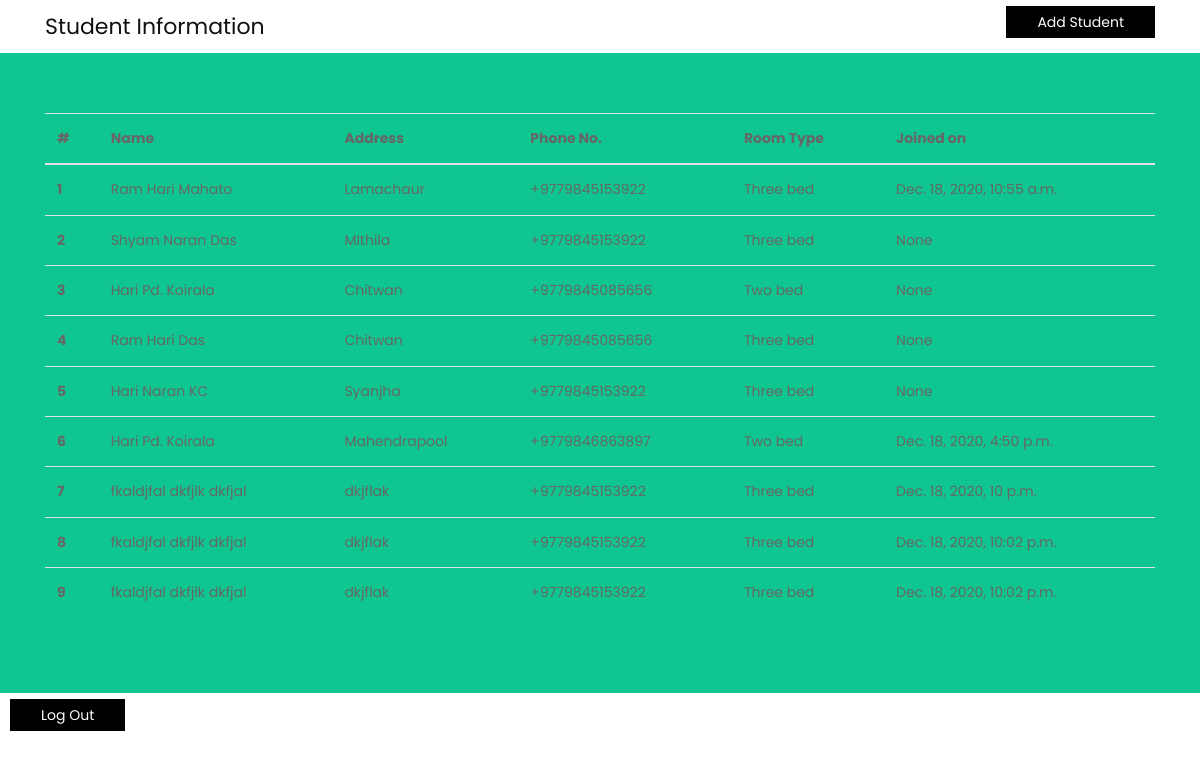
The page /student_info/ (signed in) on the database its author committed.
### hostel/models.py (models this page shows, shortened)
class Student(models.Model):
    ROOM_CHOICES = (
        ('Two bed', 'TWO'),
        ('Three bed', 'THREE')
    )
    first_name = models.CharField(max_length=50)
    middle_name = models.CharField(max_length=50, blank=True)
    last_name = models.CharField(max_length=50)
    address = models.CharField(max_length=50)
    phone = PhoneNumberField(null=True)
    entry_on = models.DateTimeField(editable=False, null=True)
    room = models.CharField(max_length=10, choices=ROOM_CHOICES, null=True)

### hostel/views.py (the view)
# urls.py: path('student_info/', views.database, name='student'),
def database(request):
    if request.method == 'POST':
        form = StudentForm(request.POST)
        if form.is_valid():
            print('i am valid')
            form.save()
    students = Student.objects.all()
    context = {
        'students': students
    }
    return render(request, 'database.html', context=context)

### hostel/templates/database.html
{% extends 'base.html' %}
{% load static %}
{% block page_content %}
{% if user.is_authenticated %}
<div class="container">
    <div class="row" style="margin-top: 10px;">
        <div class="col">
            <h2>Student Information</h2>
        </div>
        <div class="col-md-auto" >
            <a
                href="{% url 'addstudent' %}"
                class='student'
            >
                Add Student
            </a>
        </div>
    </div>
</div>
<div id='testimonial' class="testimonial" style="margin-bottom: 10px;">
    <div class="container">
        <table class="table">
            <thead>
            <tr>
                <th scope="col">#</th>
                <th scope="col">Name</th>
                <th scope="col">Address</th>
                <th scope="col">Phone No.</th>
                <th scope="col">Room Type</th>
                <th scope="col">Joined on</th>
            </tr>
            </thead>
            <tbody>
            {% for student in students %}
            <tr>
                <th scope="row">{{ forloop.counter }}</th>
                <td>{{ student.first_name }} {% if student.middle_name %}{{ student.middle_name }}{% endif %} {{ student.last_name }}</td>
                <td>{{ student.address }}</td>
                <td>{{ student.phone}}</td>
                <td>{{ student.room }}</td>
                <td>{{ student.entry_on }}</td>
            </tr>
            {% endfor %}
            </tbody>
        </table>
    </div>
</div>
{% endif %}
<a class="student" href="{% url 'logout' %}" style="margin: 10px;">Log Out</a>
{% endblock %}

### hostel/templates/base.html (shortened to what this page needs)
{% load static %}
<!DOCTYPE html>
<html lang="en">
    <head>
        <link rel="stylesheet" href="{% static 'css/bootstrap.min.css' %}">
        <link rel="stylesheet" href="{% static 'css/style.css' %}">
        <link rel="stylesheet" href="{% static 'css/responsive.css' %}">
        <link rel="stylesheet" href="{% static 'css/jquery.mCustomScrollbar.min.css' %}">
        <link rel="stylesheet" href="https://netdna.bootstrapcdn.com/font-awesome/4.0.3/css/font-awesome.css">
        <link rel="stylesheet" href="https://cdnjs.cloudflare.com/ajax/libs/fancybox/2.1.5/jquery.fancybox.min.css" media="screen">
    </head>
    <body>
        {% block page_content %}
        {% endblock %}
    </body>
</html>

### statics/css/style.css (style rules this page uses)
* { box-sizing: border-box !important; }
html { scroll-behavior: smooth; }
body { color: #666666; font-size: 14px; font-family: 'poppins', sans-serif; line-height: 1.80857; font-weight: normal; overflow-x: hidden; }
a { color: #1f1f1f; text-decoration: none !important; outline: none !important; -webkit-transition: all .3s ease-in-out; -moz-transition: all .3s ease-in-out; -ms-transition: all .3s ease-in-out; -o-transition: all .3s ease-in-out; transition: all .3s ease-in-out; }
h1, h2, h3, h4, h5, h6 { letter-spacing: 0; font-weight: normal; position: relative; padding: 0 0 10px 0; font-weight: normal; line-height: normal; color: #111111; margin: 0 }
h2 { font-size: 22px }
*, *::after, *::before { -webkit-box-sizing: border-box; -moz-box-sizing: border-box; box-sizing: border-box; }
a { color: #222222; text-decoration: none; outline: none !important; }
a.student { border: #000 solid 1px; padding: 5px 30px; background-color: #000; color: #fff; }
a, .btn { text-decoration: none !important; outline: none !important; -webkit-transition: all .3s ease-in-out; -moz-transition: all .3s ease-in-out; -ms-transition: all .3s ease-in-out; -o-transition: all .3s ease-in-out; transition: all .3s ease-in-out; }
.testimonial { background: #0fc690; padding: 60px 0px; }

### rows shown on the page
Student: first_name "Ram", middle_name "Hari", last_name "Mahato", address "Lamachaur", phone "+9779845153922", room "Three bed", entry_on "Dec. 18, 2020, 10:55 a.m."
Student: first_name "Shyam", middle_name "Naran", last_name "Das", address "MIthila", phone "+9779845153922", room "Three bed", entry_on "None"
Student: first_name "Hari", middle_name "Pd.", last_name "Koirala", address "Chitwan", phone "+9779845085656", room "Two bed", entry_on "None"
Student: first_name "Ram", middle_name "Hari", last_name "Das", address "Chitwan", phone "+9779845085656", room "Three bed", entry_on "None"
Student: first_name "Hari", middle_name "Naran", last_name "KC", address "Syanjha", phone "+9779845153922", room "Three bed", entry_on "None"
Student: first_name "Hari", middle_name "Pd.", last_name "Koirala", address "Mahendrapool", phone "+9779846863897", room "Two bed", entry_on "Dec. 18, 2020, 4:50 p.m."
Student: first_name "fkaldjfal", middle_name "dkfjlk", last_name "dkfjal", address "dkjflak", phone "+9779845153922", room "Three bed", entry_on "Dec. 18, 2020, 10 p.m."
Student: first_name "fkaldjfal", middle_name "dkfjlk", last_name "dkfjal", address "dkjflak", phone "+9779845153922", room "Three bed", entry_on "Dec. 18, 2020, 10:02 p.m."
Student: first_name "fkaldjfal", middle_name "dkfjlk", last_name "dkfjal", address "dkjflak", phone "+9779845153922", room "Three bed", entry_on "Dec. 18, 2020, 10:02 p.m."
